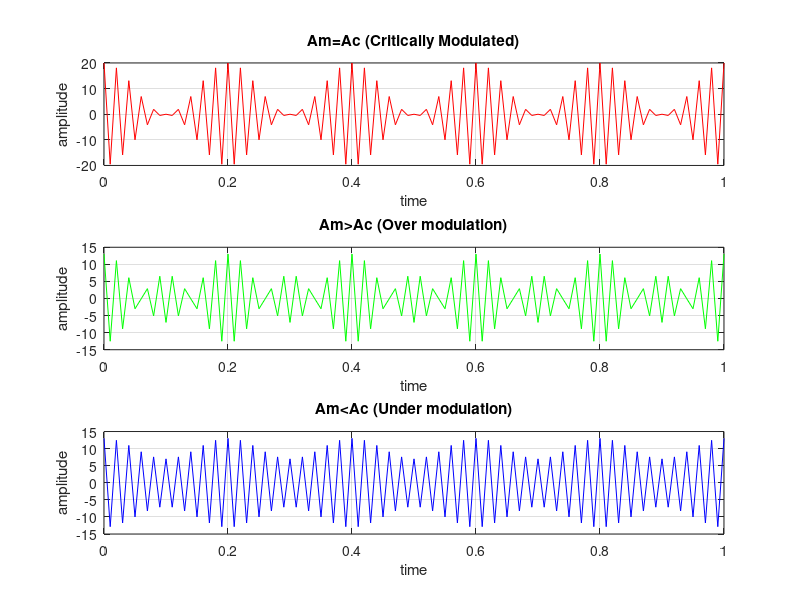

Write the MATLAB code that produced this figure.
%3.	(a) Plot a message signal, a carrier signal and the final modulated signal by taking 3 inputs of 
%	Message amplitude 
%	Message frequency 
%	Carrier amplitude 
%	Carrier frequency 
%(b) Make Ac=Am (critically modulated)
%Make Ac<Am (over modulated)
%Make Ac>Am (under modulated)
%Plot the 3 graphs together using subplot(). Give titles to the graph and the axes.




clc;
clf;
close all;
clear all;
t=0:0.01:1;
vm=10;
fm=5;
vc=10;
fc=50;

M=vm/vc;
s=vc*cos(2*pi*fc*t)+((M*vc)/2)*(cos((2*pi*fc*t)+(2*pi*fm*t)))+((M*vc)/2)*(cos((2*pi*fc*t)-(2*pi*fm*t)));

subplot(3,1,1)
plot(t,s,'r')
title('Am=Ac (Critically Modulated)');
xlabel('time');
ylabel('amplitude');
grid on

vm=10;
fm=5;
vc=3;
fc=50;

M=vm/vc;
s=vc*cos(2*pi*fc*t)+((M*vc)/2)*(cos((2*pi*fc*t)+(2*pi*fm*t)))+((M*vc)/2)*(cos((2*pi*fc*t)-(2*pi*fm*t)));

subplot(3,1,2)
plot(t,s,'g')
title('Am>Ac (Over modulation)');
xlabel('time');
ylabel('amplitude');
grid on
	
vm=3;
fm=5;
vc=10;
fc=50;

M=vm/vc;
s=vc*cos(2*pi*fc*t)+((M*vc)/2)*(cos((2*pi*fc*t)+(2*pi*fm*t)))+((M*vc)/2)*(cos((2*pi*fc*t)-(2*pi*fm*t)));




subplot(3,1,3)
plot(t,s,'b')
title('Am<Ac (Under modulation)');
xlabel('time');
ylabel('amplitude');
grid on
